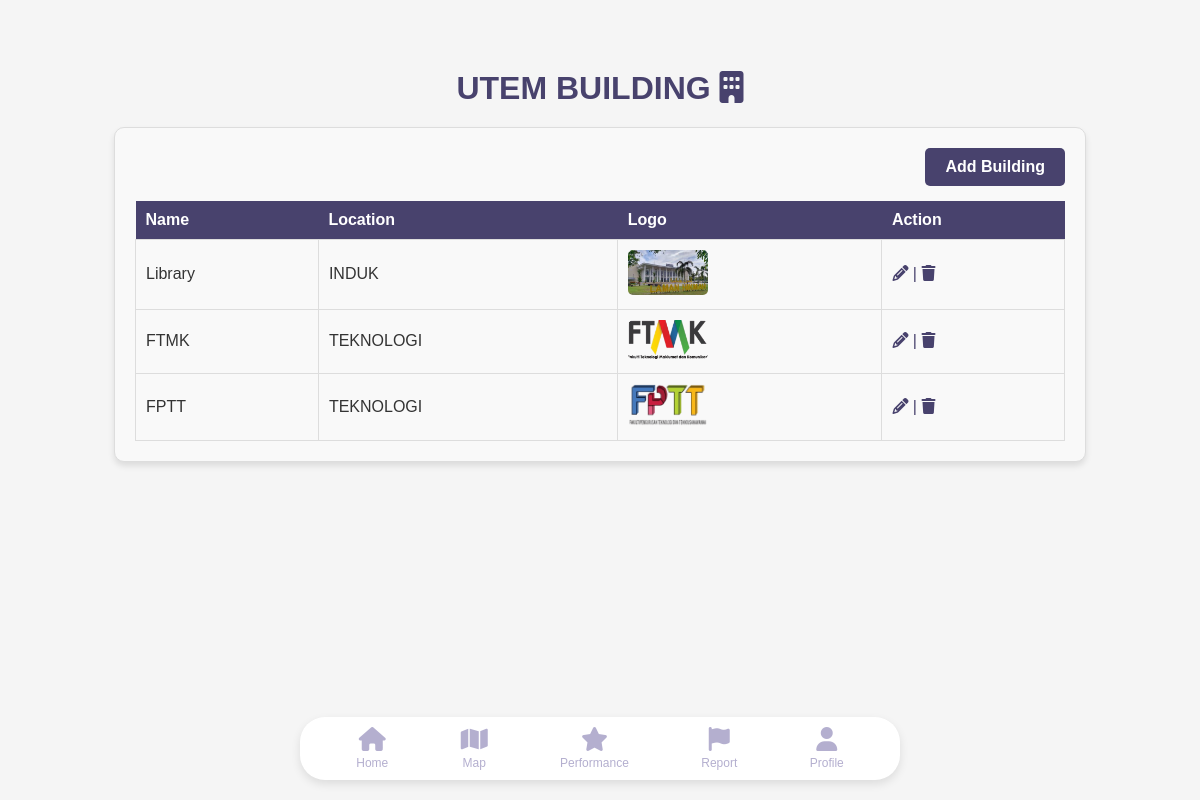
The page /Admin/view_building.php (signed in) on the database its author committed.
### tables this page shows
CREATE TABLE `building` (
  `BUILDING_ID` int(3) NOT NULL,
  `BUILDING_NAME` varchar(100) NOT NULL,
  `BUILDING_LOCATION` varchar(10) NOT NULL,
  `BUILDING_LOGO` varchar(50) NOT NULL
);

### Admin/view_building.php (the view, shortened to what this page needs)
<?php
include('../connect.php');
$buildings = [];
$stmt = $conn->prepare("SELECT * FROM building");
$stmt->execute();
$result = $stmt->get_result();
if ($result->num_rows > 0) {
    while ($row = $result->fetch_assoc()) {
        $buildings[] = $row;
    }
} else {
    $error_message = "No buildings found.";
}
?>
<!DOCTYPE html>
<html>
<head>
    <link rel="stylesheet" href="styles.css">
</head>
<body id="body">
    <?php include('includes/navigation.php'); ?>
    <div class="view-building-section">
    <h1 id="title">UTEM BUILDING <i class="fa-solid fa-building"></i></h1>
    <section>
        <div class="ride-form">
            <a href="add_building.php" class="add-building">Add Building</a>
            <table class="building-table">
                <tr>
                    <th>Name</th>
                    <th>Location</th>
                    <th>Logo</th>
                    <th>Action</th>
                </tr>
                <?php
                if (!empty($buildings)) {
                    foreach ($buildings as $building) {
                        echo "<tr>";
                        echo "<td>" . htmlspecialchars($building['BUILDING_NAME']) . "</td>";
                        echo "<td>" . htmlspecialchars($building['BUILDING_LOCATION']) . "</td>";
                        echo "<td><img src='../Images/Building/" . htmlspecialchars($building['BUILDING_LOGO']) . "' alt='Building Logo'></td>";
                        echo "<td class=\"actions\" style='color: #48426D;'>";
                        echo "<a href='edit_building.php?BUILDING_ID=" . urlencode($building['BUILDING_ID']) . "'><i class=\"fa-solid fa-pencil\"></i></a>";
                        echo " | ";
                        echo "<a href='delete_building.php?BUILDING_ID=" . urlencode($building['BUILDING_ID']) . "' onclick='return confirm(\"Are you sure you want to delete this building?\");'><i class=\"fa fa-trash\"></i></a>";
                        echo "</td>";
                        echo "</tr>";
                    }
                } else {
                    echo "<tr><td colspan='3'>No buildings found.</td></tr>";
                }
                ?>
            </table>
        </div>
    </section><br><br><br><br><br><br><br><br><br>
    </div>
</body>
</html>

### Admin/includes/navigation.php (shortened to what this page needs)
<!DOCTYPE html>
<html>
    <head>
        <link rel="stylesheet" href="https://cdnjs.cloudflare.com/ajax/libs/font-awesome/6.6.0/css/all.min.css">
    </head>
    <body>
        <?php
            $current_page = basename($_SERVER['PHP_SELF']);
        ?>
        <div class="nav">
            <a class="nav-item <?= $current_page === 'index.php' ? 'active' : '' ?>" href="index.php">
                <i class="fa fa-home" aria-hidden="true"></i>
                Home
            </a>
            <a class="nav-item <?= $current_page === 'map.php' ? 'active' : '' ?>" href="map.php">
                <i class="fa-solid fa-map" aria-hidden="true"></i>
                Map
            </a>
            <a class="nav-item <?= $current_page === 'driver_report.php' ? 'active' : '' ?>" href="driver_report.php">
                <i class="fa fa-star" aria-hidden="true"></i>
                Performance
            </a>
            <a class="nav-item <?= $current_page === 'report.php' ? 'active' : '' ?>" href="report.php">
                <i class="fa fa-flag" aria-hidden="true"></i>
                Report
            </a>
            <a class="nav-item <?= $current_page === 'profile.php' ? 'active' : '' ?>" href="profile.php">
                <i class="fa fa-user" aria-hidden="true"></i>
                Profile
            </a>
        </div>
    </body>
</html>

### Admin/styles.css (style rules this page uses)
body, h1, h2, h3, p, a, input, form, section, div, table, th, td { margin: 0; padding: 0; box-sizing: border-box; }
body { font-family: Arial, sans-serif; background-color: #FFF; color: #333; display: flex; flex-direction: column; min-height: 100vh; margin: 0; }
h1 { margin-top:50px }
#title { font-size: 2rem; color: #48426D; margin-bottom: 20px; text-align: center; }
.ride-form { width: 90%; margin: 20px auto; background-color: #F9F9F9; border: 1px solid #DDD; border-radius: 10px; padding: 20px; box-shadow: 0 4px 6px rgba(0, 0, 0, 0.1); }
.view-building-section { width: 90%; margin: 20px auto; text-align: center; }
.view-building-section h1#title { font-size: 2rem; color: #48426D; margin-bottom: 20px; }
.view-building-section .building-table { width: 100%; border-collapse: collapse; margin-top: 20px; }
.view-building-section .building-table th { background-color: #48426D; color: #FFF; font-weight: bold; text-align: left; padding: 10px; }
.view-building-section .building-table td { padding: 10px; text-align: left; border: 1px solid #DDD; }
.view-building-section .building-table td img { max-width: 80px; max-height: 80px; border-radius: 5px; }
.actions { gap: 10px; justify-content: center; align-items: center; align-self: center; }
.actions i { margin: 0px auto; padding: 0px auto; color: #48426D; cursor: pointer; transition: color 0.3s; }
.add-building { float: right; margin-bottom: 15px; padding: 10px 20px; background-color: #48426D; color: #FFF; text-decoration: none; font-size: 1rem; font-weight: bold; border-radius: 5px; transition: background-color 0.3s ease; }

### Admin/includes/navigation.php (style rules this page uses)
body { margin: 0; font-family: Arial, sans-serif; background-color: #f5f5f5; }
.nav { display: flex; justify-content: space-around; align-items: center; position: fixed; bottom: 20px; left: 50%; transform: translateX(-50%); background-color: white; padding: 10px 20px; width: 90%; max-width: 600px; border-radius: 25px; box-shadow: 0 4px 10px rgba(0, 0, 0, 0.1); z-index: 1000; }
.nav-item { display: flex; flex-direction: column; align-items: center; color: #b4afcf; font-size: 12px; text-decoration: none; transition: color 0.3s ease; }
.nav-item i { font-size: 24px; margin-bottom: 5px; }

### rows shown on the page
building: BUILDING_NAME "Library", BUILDING_LOCATION "INDUK", BUILDING_LOGO (picture)
building: BUILDING_NAME "FTMK", BUILDING_LOCATION "TEKNOLOGI", BUILDING_LOGO (picture)
building: BUILDING_NAME "FPTT", BUILDING_LOCATION "TEKNOLOGI", BUILDING_LOGO (picture)
